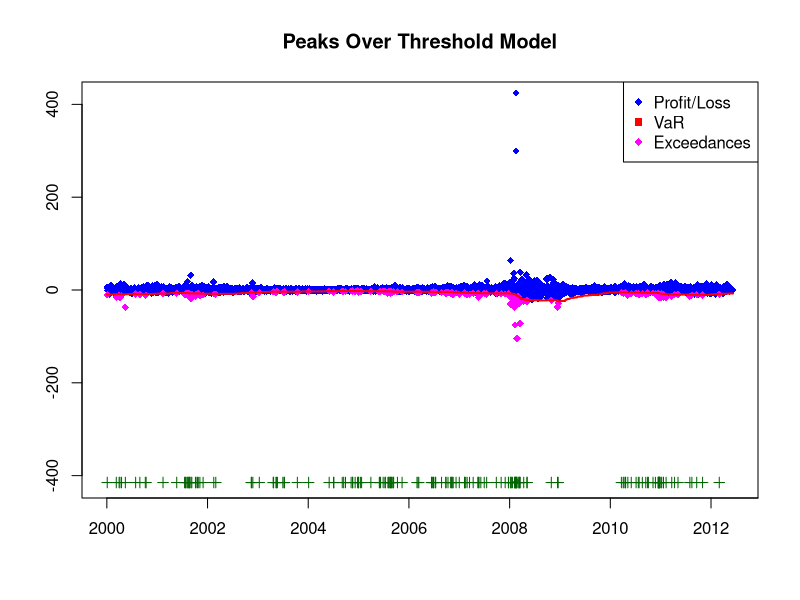

This figure's R source:

# clear variables and close windows
rm(list = ls(all = TRUE))
graphics.off()

# load data
v = t(read.table("VaR0012_pot_Portf.dat"))
x1 = read.table("BAYER_close_0012.dat")
x2 = read.table("BMW_close_0012.dat")
x3 = read.table("SIEMENS_close_0012.dat")
x4 = read.table("VW_close_0012.dat")

# Size of window
h = 250
v = -v
V = x1 + x2 + x3 + x4
d = dim(V)
L = V[-1, ] - V[1:(d[1] - 1), ]
T = length(L)

outlier = matrix(, 1, T - h)
exceedVaR = matrix(, , )
exceedVaR = (L[(1 + h):(d[1] - 1)] < v[1:(T - h)])  # Check for exceedances
for (j in 1:(T - h)) {
    if (exceedVaR[j] == TRUE) 
        {
            outlier[j] = L[j + h]
        }  # Find exceedances
}

K = which(is.finite(outlier))
outlier = outlier[K]
p = round(sum(exceedVaR)/(T - h), 4)  # Calculate the exceedance ratio

# Plot the values, VaR estimation and the exceedances
plot(L[(h + 1):(d[1] - 1)], pch = 18, col = "blue", ylim = c(-415, 415), xlab = c(""), 
    ylab = c(""), axes = FALSE)
box()
axis(1, seq(0, length = 8, by = 500), seq(2000, 2014, by = 2))
axis(2)
title("Peaks Over Threshold Model")

points(K, outlier, pch = 18, col = "magenta")
lines(v, col = "red", lwd = 2)

yplus = K * 0 + min(L[(h + 1):(d[1] - 1)]) - 2
points(K, yplus, pch = 3, col = "dark green")
legend("topright", c("Profit/Loss", "VaR", "Exceedances"), pch = c(18, 15, 18), 
    col = c("blue", "red", "magenta"))

# Print the exceedances ratio
print(paste("Exceedances ratio:", "", p))
